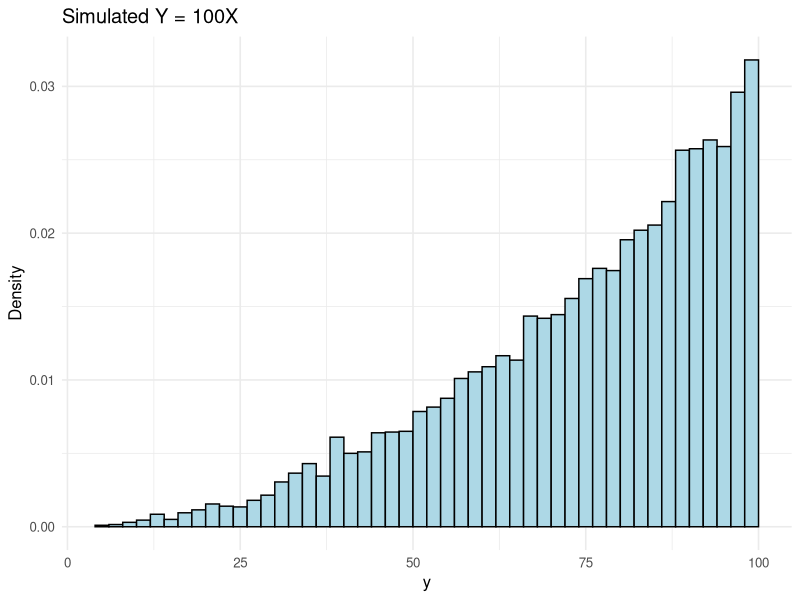
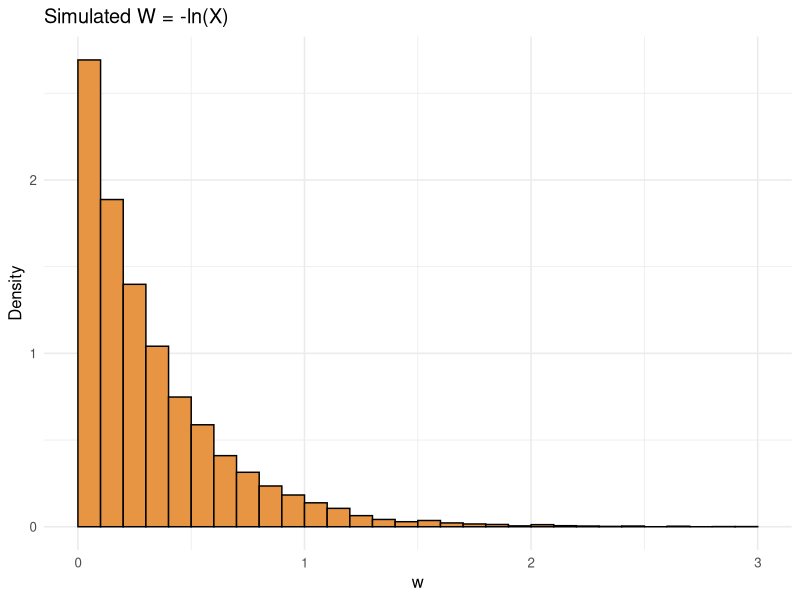
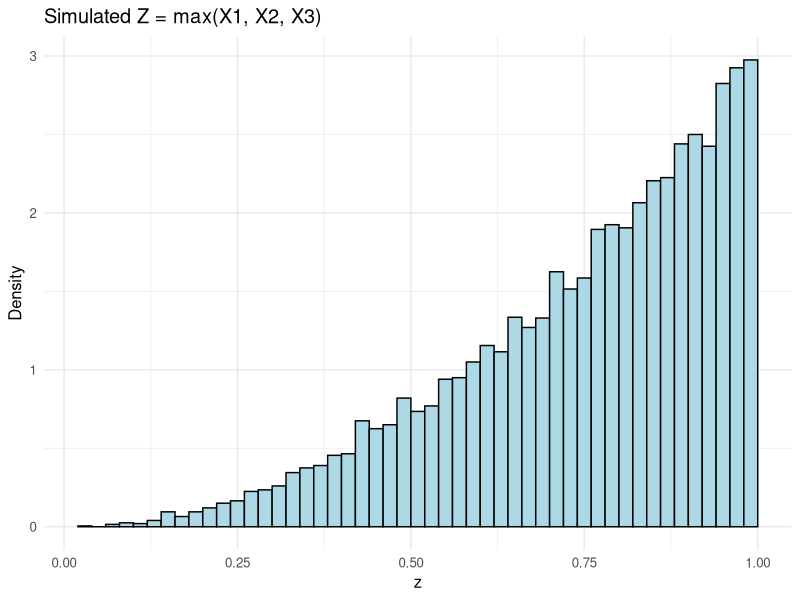
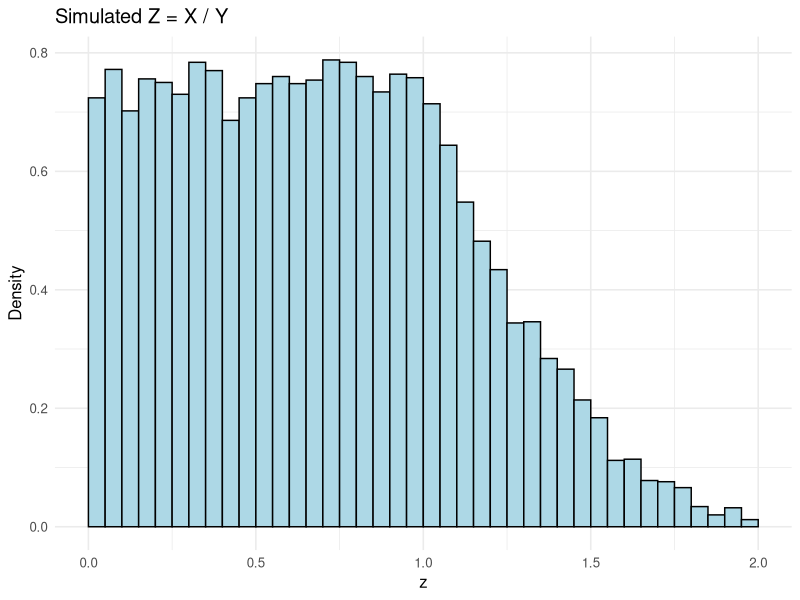

The R script that drew these images, in order:
## ---- chunk 1
#| label: "setup"
#| include: false

knitr::opts_chunk$set(echo = FALSE, message = FALSE)
library(tidyverse)
## ---- chunk 2
#| label: "q1c-simulate"
#| fig-width: 7
#| fig-height: 3.5

set.seed(1616)
reps <- 10000
x_grid <- seq(0, 1, length.out = 10001)

dose_sims <- tibble(sim = 1:reps) |>
  mutate(x = sample(x_grid, size = n(), replace = TRUE,
                    prob = 3 * x_grid^2),
         y = 100 * x,
         w = -log(x))

prob_y <- mean(dose_sims$y <= 50)
## ---- chunk 3
#| label: "q1d-histograms"
#| fig-width: 7
#| fig-height: 3.5

ggplot(dose_sims, aes(x = y)) +
  geom_histogram(aes(y = after_stat(density)),
                 binwidth = 2, boundary = 0,
                 color = "black", fill = "lightblue") +
  labs(title = "Simulated Y = 100X", x = "y", y = "Density") +
  theme_minimal(base_size = 12)

ggplot(dose_sims, aes(x = w)) +
  geom_histogram(aes(y = after_stat(density)),
                 binwidth = 0.1, boundary = 0,
                 color = "black", fill = "#E89543") +
  labs(title = "Simulated W = -ln(X)", x = "w", y = "Density") +
  theme_minimal(base_size = 12)
## ---- chunk 4
#| label: "q2c-simulate"
#| fig-width: 7
#| fig-height: 3.5

set.seed(5656)
reps <- 10000

max_sims <- tibble(sim = 1:reps) |>
  mutate(x1 = runif(n(), min = 0, max = 1),
         x2 = runif(n(), min = 0, max = 1),
         x3 = runif(n(), min = 0, max = 1),
         z = pmax(x1, x2, x3))

ggplot(max_sims, aes(x = z)) +
  geom_histogram(aes(y = after_stat(density)),
                 binwidth = 0.02, boundary = 0,
                 color = "black", fill = "lightblue") +
  labs(title = "Simulated Z = max(X1, X2, X3)", x = "z", y = "Density") +
  theme_minimal(base_size = 12)
## ---- chunk 5
#| label: "q3j-simulate"

set.seed(6969)
reps <- 10000

smoking_cells <- tibble(
  education = rep(c("College", "High school", "Grade school"),
                  each = 4),
  policy = rep(c("No restrictions", "Designated areas",
                 "No smoking", "No opinion"), times = 3),
  count = c(5, 44, 23, 3,
            15, 100, 30, 5,
            15, 40, 10, 10)
)

smoking_sims <- smoking_cells |>
  slice_sample(n = reps, weight_by = count, replace = TRUE)

smoking_summary <- smoking_sims |>
  summarise(joint = mean(education == "College" & policy == "No restrictions"),
            product = mean(education == "College") * mean(policy == "No restrictions"))

smoking_cond <- smoking_sims |>
  filter(policy == "No smoking") |>
  summarise(prob = mean(education == "High school"))
## ---- chunk 6
#| label: "q4b-simulate"

set.seed(7878)
reps <- 10000

triangle_grid <- expand_grid(x = seq(0, 2, length.out = 1001),
                             y = seq(0, 2, length.out = 1001)) |>
  filter(x + y <= 2) |>
  mutate(height = 3/2 * x * y)

triangle_sims <- triangle_grid |>
  slice_sample(n = reps, weight_by = height, replace = TRUE)

triangle_summary <- triangle_sims |>
  summarise(avg_X = mean(x), avg_Y = mean(y))
## ---- chunk 7
#| label: "q4c-check"

triangle_check <- triangle_sims |>
  summarise(joint = mean(x <= 1 & y <= 1),
            product = mean(x <= 1) * mean(y <= 1))
## ---- chunk 8
#| label: "q5c-simulate"
#| fig-width: 7
#| fig-height: 3.5

set.seed(9898)
reps <- 10000

ratio_sims <- tibble(sim = 1:reps) |>
  mutate(x = runif(n(), min = 0, max = 1),
         y = runif(n(), min = 0.5, max = 1),
         z = x / y)

ggplot(ratio_sims, aes(x = z)) +
  geom_histogram(aes(y = after_stat(density)),
                 binwidth = 0.05, boundary = 0,
                 color = "black", fill = "lightblue") +
  labs(title = "Simulated Z = X / Y", x = "z", y = "Density") +
  theme_minimal(base_size = 12)
## ---- chunk 9
#| label: "q6d-simulate"

set.seed(2424)
reps <- 10000

maude_sims <- tibble(sim = 1:reps) |>
  mutate(X = rgeom(n(), prob = 0.01) + 1,
         Y = rgeom(n(), prob = 0.03) + 1)

prob_maude <- mean(maude_sims$X <= 30 & maude_sims$Y <= 10)
## ---- chunk 10
#| label: "q7d-simulate"

set.seed(3535)
reps <- 10000

min_sims <- tibble(sim = 1:reps) |>
  mutate(x = runif(n(), min = 0, max = 5),
         y = rexp(n(), rate = 2),
         z = pmin(x, y))

min_summary <- min_sims |>
  summarise(prob_x_less = mean(x < y),
            prob_z_big = mean(z > 0.5))
## ---- chunk 11
#| label: "q8d-simulate"

set.seed(4646)
reps <- 10000
x_grid <- seq(0, 2, length.out = 10001)

slice_sims <- tibble(sim = 1:reps) |>
  mutate(x = sample(x_grid, size = n(), replace = TRUE,
                    prob = if_else(7 <= 12 - 3 * x_grid, 1/18, 0)))

prob_slice <- mean(slice_sims$x >= 0.5 & slice_sims$x <= 3)
